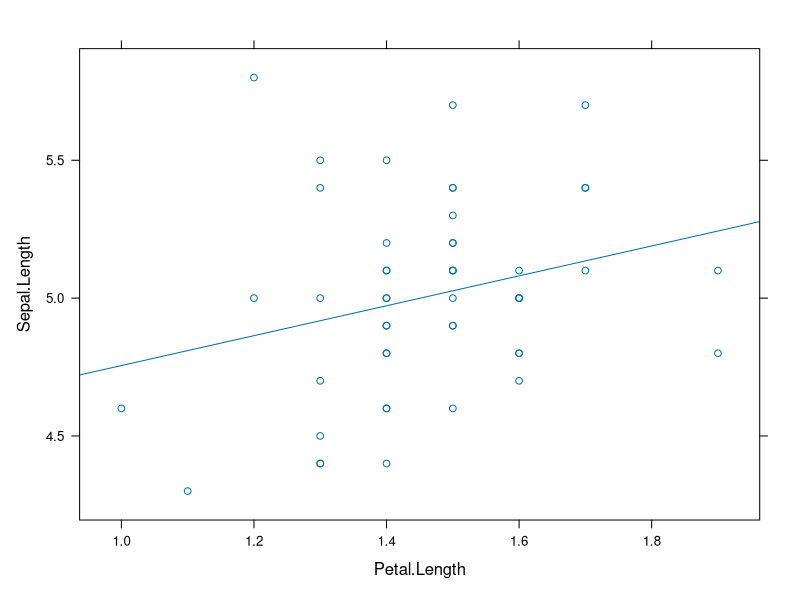
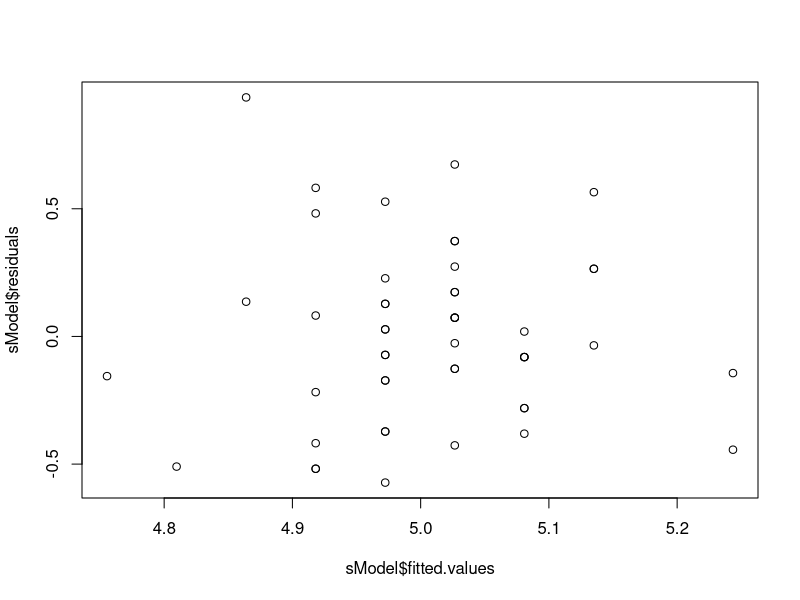
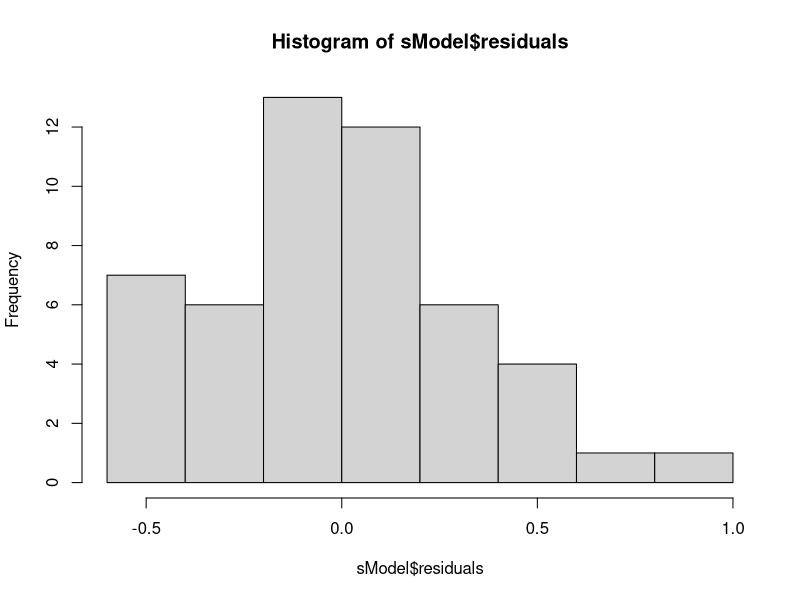
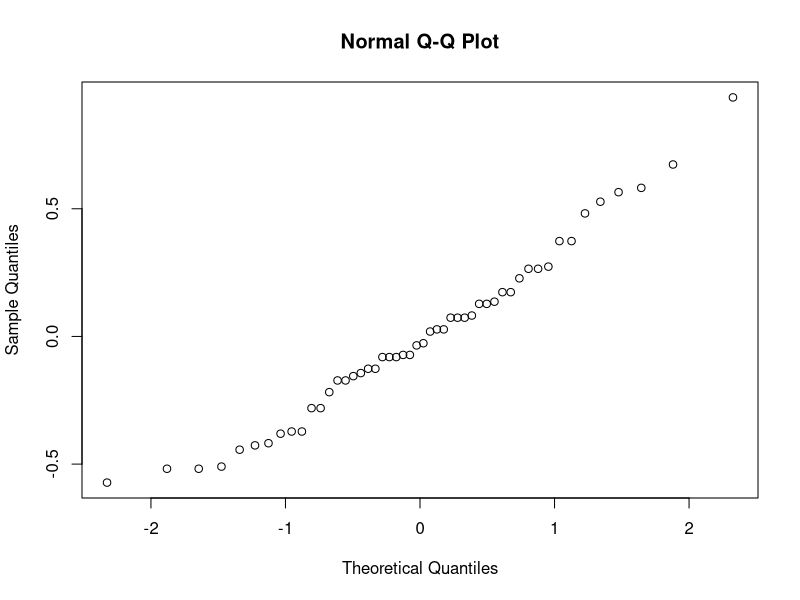

R code for these plots, in order:
setosa = subset(iris, Species == "setosa")
attach(setosa)
lattice::xyplot(Sepal.Length ~ Petal.Length, type = c("p","r"))
sModel = lm(Sepal.Length~Petal.Length)
summary(sModel)
plot(sModel$fitted.values,sModel$residuals)
hist(sModel$residuals)
qqnorm(sModel$residuals)
